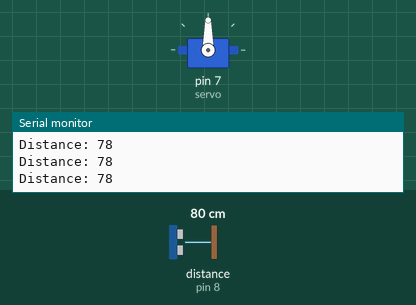
Recording of a sketch running on a simulated Arduino Uno, built with avr-gcc and run on an emulated ATmega328P. Parts: servo, the last lines printed to the serial monitor. Wiring (inferred from the names in the program): ultrasonic range finder: trigger pin 9; echo pin 8. Inputs (shaded band) come from the test bench; at power-on: distance to the obstacle (sensor on pin 8) 80 cm. The echo pulse lasts 58.3 µs per cm.

Above: at 6.2 s.
6.3 s: distance to the obstacle (sensor on pin 8) set to 45 cm
9.3 s: distance to the obstacle (sensor on pin 8) set to 37 cm
At 10.5 s:
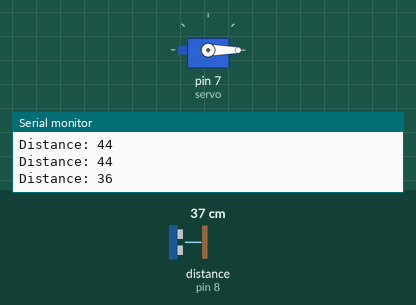
10.8 s: distance to the obstacle (sensor on pin 8) set to 299 cm
At 13.9 s:
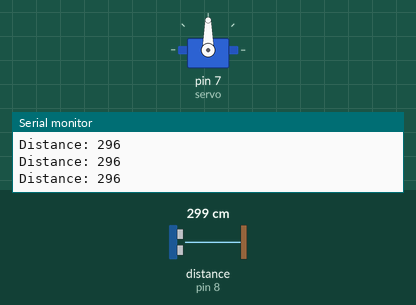
Timing chart, 0 to 14.8 s (numbered marks = the images above; inputs shaded):
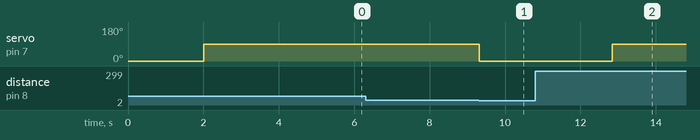

The sketch:

Ultrasonic_Servo.ino
```cpp
#include <Servo.h>

Servo servo;

int trigPin = 9;
int echoPin = 8;


long duration;
int distance;

void setup()
{
  servo.attach(7);
  servo.write(0);
 delay(2000);


pinMode(trigPin, OUTPUT);
pinMode(echoPin, INPUT);
Serial.begin(9600);
}
void loop()
{
digitalWrite(trigPin, LOW);
delayMicroseconds(2);
digitalWrite(trigPin, HIGH);
delayMicroseconds(10);
digitalWrite(trigPin, LOW);

duration = pulseIn(echoPin, HIGH);
distance= duration*0.034/2;

Serial.print("Distance: ");
Serial.println(distance);
if ( distance <= 40   )
 {

servo.write(0);
delay(3500);
 }
else
{
servo.write(90);

 }

}
```

Measured:
- the behaviour switches between 42 and 41 cm on distance to the obstacle (sensor on pin 8) (found by bisection; images 0 and 1)
- after the input at 9.3 s, servo on pin 7 (servo): 90° → 0° at once
- after the input at 10.8 s, servo on pin 7 (servo): 0° → 90° after 2.0 s
